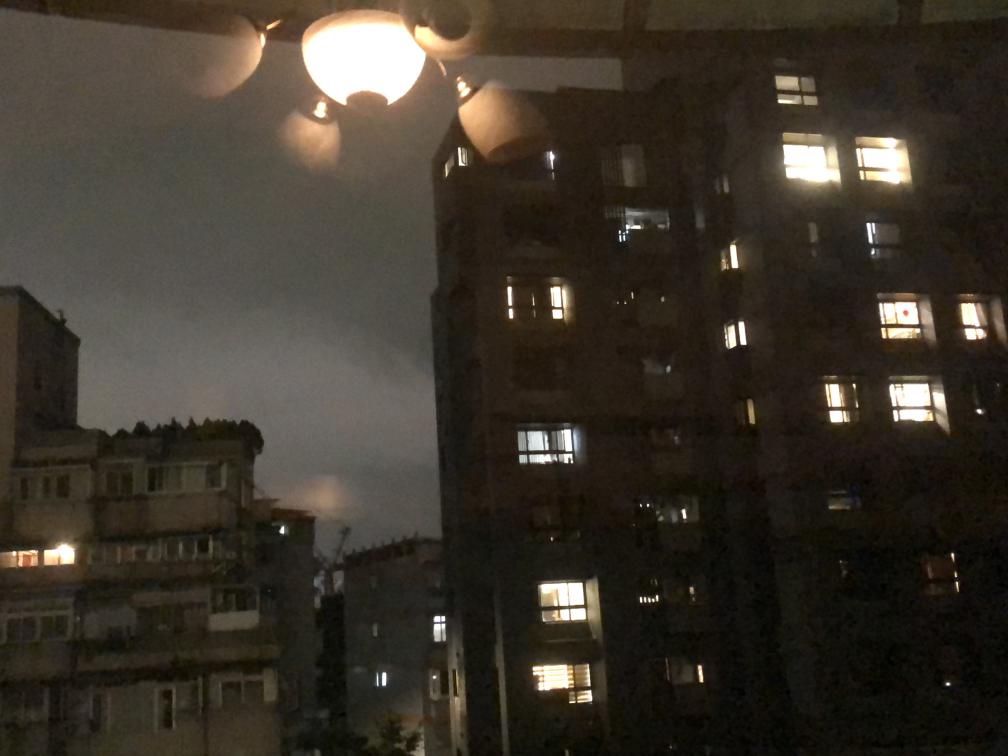
#> input picture 2021S - Digital Image Processing/term-project/motion-approach/image_sequence/我家外面/1.jpg, 4032 x 3024 px (shown at 1/4 size); its folder holds only this picture in this run
$ python -i motion_field_init.py   (imports and definitions only)
#> lines starting #> are read from the running program, lines starting #| are printed output that depends on the picture
### 2021S - Digital Image Processing/term-project/motion-approach/visualize.py
import cv2
import numpy as np
import time
import matplotlib.pyplot as plt
# import settings

global folder

# [41 lines left out: functions visualize_sparsefield, visualize_densefield, not called in this run]


def visualize_image(img, name=""):
    # cv2.imwrite(folder + time.strftime("%H:%M:%S-")+name+"image.png", 255* img)
    cv2.imwrite(folder + name + ".png", 255* img)

# [10 lines left out: function visualize_seperated_motion, not called in this run]

### 2021S - Digital Image Processing/term-project/motion-approach/motion_field_init.py
import cv2
import numpy as np
from scipy import signal
from scipy.interpolate import griddata
from visualize import visualize_densefield
from visualize import visualize_sparsefield
from visualize import visualize_image
from visualize import visualize_seperated_motion

# [1 line not run here, left out]

def get_edgemap(img):
    global no
    # edgemap = cv2.Canny(img, threshold1=150, threshold2=65) # plaid-shirt
    # edgemap = cv2.Canny(img, threshold1=200, threshold2=80) # school
    edgemap = cv2.Canny(img, threshold1=80, threshold2=28) # my windows
    visualize_image(255* edgemap, "canny-{}".format(no))
    no += 1
    return edgemap

# [110 lines left out: functions get_sparse_motion, seperate_sparse_motion, get_dense_motion, not called in this run]

def initial_motion(images):
    """
        Input:
            images: sequence of image frame
            [array(rows, cols), array(rows, cols), ...]
        Output:
            background_motions:
            [array(rows, cols, 2), array(rows, cols, 2), ...]
            reflection_motions:
            [array(rows, cols, 2), array(rows, cols, 2), ...]

    """
    global no
    no = 1
    edge_maps = [get_edgemap(img) for img in images]
    # edge_maps = [cv2.cvtColor(img, cv2.COLOR_BGR2GRAY) for img in images]
    sparse_motions = [get_sparse_motion(edge_maps[i], edge_maps[i+1]) for i in range(len(edge_maps)-1)]

    no = 1
    background_motions = []
    reflection_motions = []
    for sparse_motion in sparse_motions:
        # background, remain = seperate_sparse_motion(sparse_motion, thres = 0.08)
        # reflection, _ = seperate_sparse_motion(remain, thres = 0.16)
        reflection, remain = seperate_sparse_motion(sparse_motion, thres = 0.07)
        background, _ = seperate_sparse_motion(remain, thres = 0.16)

        ###
        print("find {} motion points; classify {} as background, {} as reflection".format(len(sparse_motion), len(background), len(reflection)))
        visualize_sparsefield(background, images[0].shape, "bg{}".format(no))
        visualize_sparsefield(reflection, images[0].shape, "rf{}".format(no))
        visualize_seperated_motion(background, reflection, images[0].shape, str(no))
        ###

        background_motions.append(get_dense_motion(background, images[0].shape, flag = "bg{}".format(no)))
        reflection_motions.append(get_dense_motion(reflection, images[0].shape, flag = "rf{}".format(no)))
        no += 1

    return background_motions, reflection_motions

# [64 lines left out: functions warping_image, align_background, initialize_motion_based_decomposition, not called in this run]

>>> import cv2
>>> picture = cv2.imread('image_sequence/我家外面/1.jpg', cv2.IMREAD_GRAYSCALE)
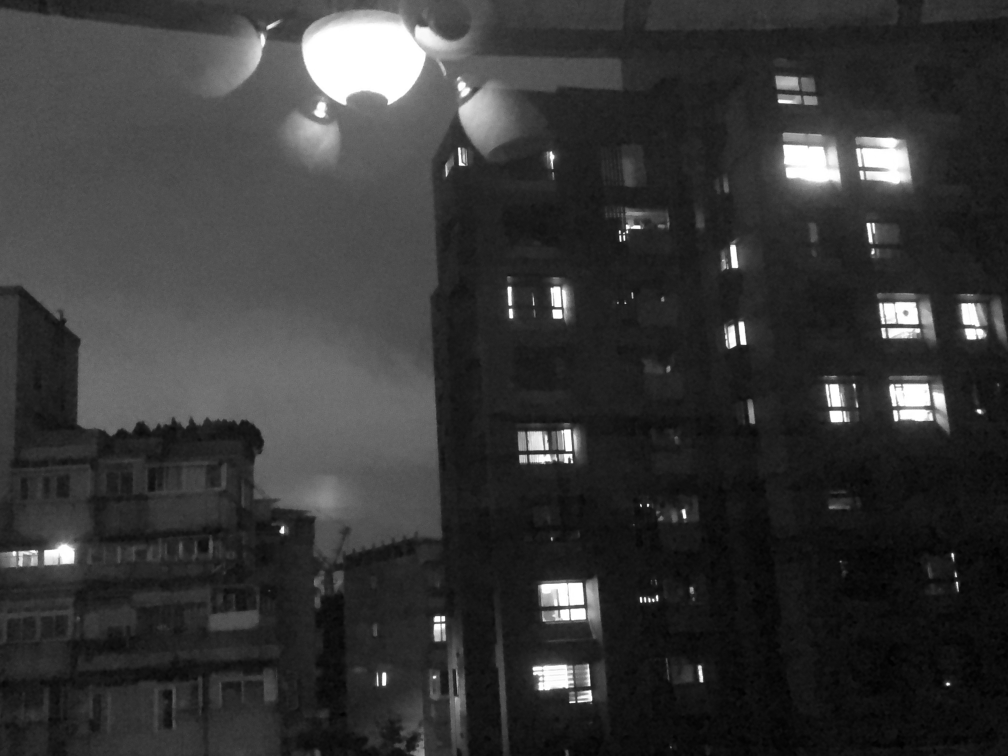
#> picture: shape (3024, 4032) (shown at 1/4 size); min 0, max 255, mean 54.3
>>> result = initial_motion(picture)
#> (the run stopped early here; a loop or call above may not have finished)
